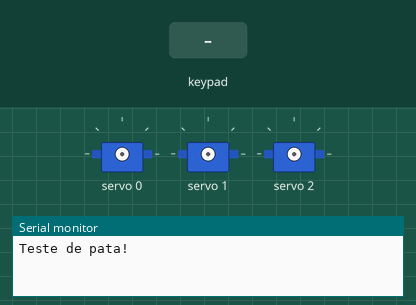
The sketch below on a simulated ESP32. Shown: 3 × servo, the last lines printed to the serial monitor. The test bench sets the inputs (shaded band).

Above: at 3.2 s.
3.3 s: key 'U' pressed
4.9 s: key 'L' pressed
At 6.0 s:
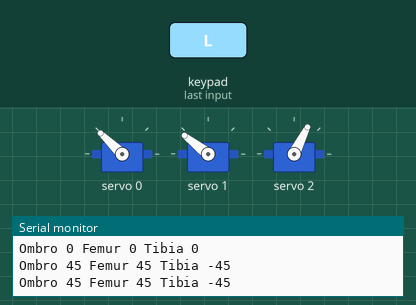
Timing chart, 0 to 7.9 s (numbered marks = the images above; inputs shaded):
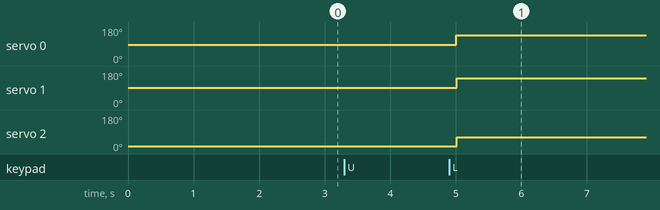

Measured:
- after the input at 4.9 s, servo 0: 85° → 136° after 0.11 s; servo 1: 92° → 142° after 0.11 s; servo 2: 14° → 63° after 0.11 s

The sketch:

scarlet_pata.ino
```cpp
#define CUSTOM_SETTINGS
#define INCLUDE_GAMEPAD_MODULE
#include <DabbleESP32.h>
#include <Wire.h>
#include <Adafruit_PWMServoDriver.h>

Adafruit_PWMServoDriver pwm = Adafruit_PWMServoDriver();

struct Pata {
  Adafruit_PWMServoDriver* pwm;
  int pinOmbro;
  int pinFemur;
  int pinTibia;
  int angOmbro;
  int angFemur;
  int angTibia;
  float angOmbro_rad;
  float angFemur_rad;
  float angTibia_rad;
  int OMIN;
  int OMAX;
  int FMIN;
  int FMAX;
  int TMIN;
  int TMAX;

  Pata(Adafruit_PWMServoDriver* pwm, int pinOmbro, int pinFemur, int pinTibia, int OMIN, int OMAX, int FMIN, int FMAX, int TMIN, int TMAX) {
    this->pwm = pwm;
    this->pinOmbro = pinOmbro;
    this->pinFemur = pinFemur;
    this->pinTibia = pinTibia;
    this->angOmbro = -1;
    this->angFemur = -1;
    this->angTibia = -1;
    this->OMIN = OMIN;
    this->OMAX = OMAX;
    this->FMIN = FMIN;
    this->FMAX = FMAX;
    this->TMIN = TMIN;
    this->TMAX = TMAX;
  }

  void moverPata(int angOmbro, int angFemur, int angTibia) {
    if (this->angOmbro != angOmbro) {
      this->angOmbro = angOmbro;
      int pulso = map(this->angOmbro, 0, 180, OMIN, OMAX);
      pwm->setPWM(this->pinOmbro, 0, pulso);
    }
    if (this->angFemur != angFemur) {
      this->angFemur = angFemur;
      int pulso = map(this->angFemur, 0, 180, FMIN, FMAX);
      pwm->setPWM(this->pinFemur, 0, pulso);
    }
    if (this->angTibia != angTibia) {
      this->angTibia = angTibia;
      int pulso = map(this->angTibia, 0, 180, TMIN, TMAX);
      pwm->setPWM(this->pinTibia, 0, pulso);
    }
    Serial.print("Ombro " + String(this->angOmbro));
    Serial.print(" Femur " + String(this->angFemur));
    Serial.println(" Tibia " + String(this->angTibia));
  }
};

int angOmbro = 0;
int angFemur = 0;
int angTibia = 0;

// Pata EsqF = {&pwm, 0, 1, 2, 292, 718, 306, 727, 135, -298};
Pata EsqF = {&pwm, 0, 1, 2, 292, 718, 306, 727, 141, -277};

void setup() {
  Serial.begin(115200);
  Dabble.begin("Pata");
  Serial.println("Teste de pata!");

  pwm.begin();
  pwm.setPWMFreq(50);

  delay(2000);

}

bool cima = 0;
bool baixo = 0;
void loop(){
  Dabble.processInput();
  if (GamePad.isUpPressed()){
    EsqF.moverPata(angOmbro,angFemur,angTibia);
  }

  if (GamePad.isLeftPressed()){
    EsqF.moverPata(45,45,-45);
  }

  delay(200);
}
```
